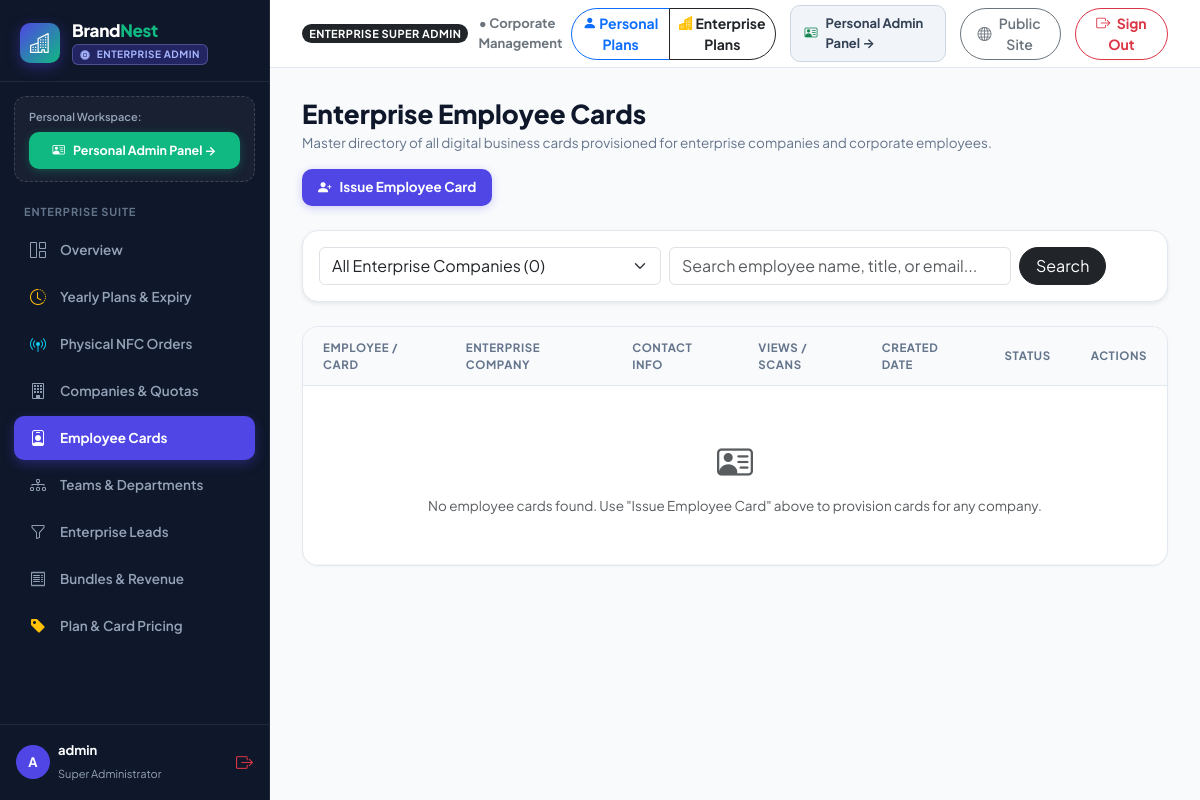
Page /enterprise-admin/cards/ (signed in) on the earlier database version.
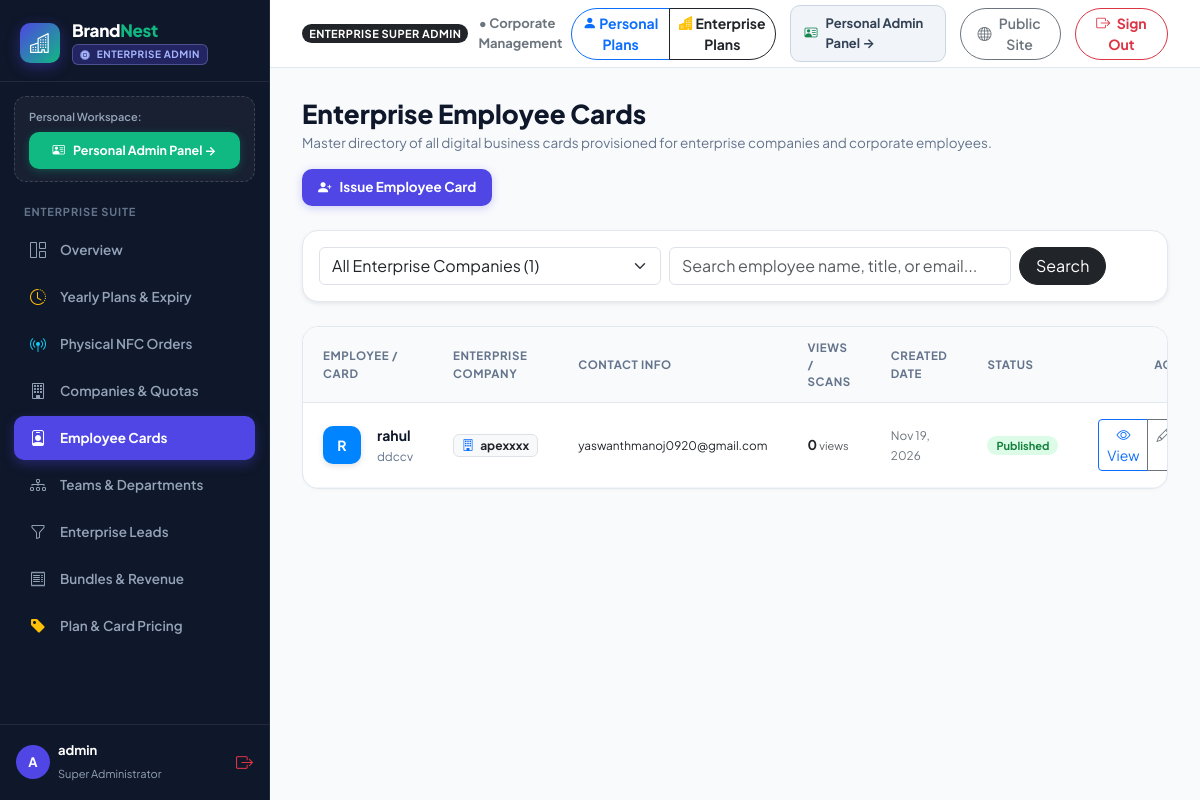
Same page on the later database version.
### apps/cards/models.py (models this page shows, shortened)
class BusinessCard(models.Model):
    card_id = models.CharField(max_length=64, unique=True, db_index=True, blank=True)
    slug = models.SlugField(max_length=120, unique=True, blank=True)
    user = models.ForeignKey(User, on_delete=models.SET_NULL, null=True, blank=True, related_name='cards')
    enterprise_company = models.ForeignKey(EnterpriseCompany, on_delete=models.SET_NULL, null=True, blank=True, related_name='cards')
    domain = models.ForeignKey(Domain, on_delete=models.SET_NULL, null=True, blank=True, related_name='cards')
    business_name = models.CharField(max_length=150)
    owner_name = models.CharField(max_length=150, blank=True)
    tagline = models.CharField(max_length=255, blank=True)
    description = models.TextField(blank=True)
    services = models.TextField(blank=True, help_text="Comma-separated or bullet points of services offered")
    logo = models.ImageField(upload_to='cards/logos/', null=True, blank=True)
    banner_image = models.ImageField(upload_to='cards/banners/', null=True, blank=True)
    profile_image = models.ImageField(upload_to='cards/profiles/', null=True, blank=True)
    theme_color = models.CharField(max_length=20, default='#2563EB')
    phone = models.CharField(max_length=30, blank=True)
    email = models.EmailField(blank=True)
    whatsapp = models.CharField(max_length=30, blank=True)
    address = models.CharField(max_length=255, blank=True)
    google_maps_url = models.URLField(max_length=500, blank=True)
    existing_website = models.URLField(blank=True)
    social_links = models.JSONField(default=dict, blank=True, help_text="Dict of platform: url (linkedin, instagram, etc.)")
    layout_config = models.JSONField(default=dict, blank=True, help_text="Custom section order, capabilities, brands, tabs and theme")
    is_published = models.BooleanField(default=False)
    views_count = models.PositiveIntegerField(default=0)
    created_at = models.DateTimeField(auto_now_add=True)
    updated_at = models.DateTimeField(auto_now=True)
    class Meta:
        ordering = ['-created_at']

### apps/frontend/views.py (the view)
# urls.py: path('enterprise-admin/cards/', views.enterprise_admin_cards, name='enterprise_admin_cards'),
@dashboard_auth_required
def enterprise_admin_cards(request):
    cards = get_enterprise_cards_queryset().order_by('-created_at')
    companies = EnterpriseCompany.objects.all().order_by('name')
    selected_company_id = request.GET.get('company', '').strip()
    search_query = request.GET.get('q', '').strip()
    if selected_company_id:
        cards = cards.filter(enterprise_company_id=selected_company_id)
    if search_query:
        cards = cards.filter(
            Q(owner_name__icontains=search_query) |
            Q(business_name__icontains=search_query) |
            Q(email__icontains=search_query)
        )
    return render(request, 'enterprise_admin/cards.html', {
        'active_ent_menu': 'cards',
        'cards': cards,
        'companies': companies,
        'selected_company_id': selected_company_id,
        'search_query': search_query,
        'total_count': cards.count(),
    })

### apps/frontend/views.py (called while the page is built, shortened)
def dashboard_auth_required(view_func):
    @wraps(view_func)
    def _wrapped_view(request, *args, **kwargs):
        return view_func(request, *args, **kwargs)
    return _wrapped_view

def get_enterprise_cards_queryset():
    enterprise_user_ids = list(UserPlan.objects.filter(
        Q(plan_type='enterprise') | Q(enterprise_parent__isnull=False)
    ).values_list('user_id', flat=True))
    ent_plan_card_ids = [
        c.id for c in BusinessCard.objects.only('id', 'layout_config')
        if 'enterprise' in (c.layout_config or {}).get('payment_receipt', {}).get('plan', '').lower()
    ]
    q_filter = Q(enterprise_company__isnull=False)
    if enterprise_user_ids:
        q_filter |= Q(user_id__in=enterprise_user_ids)
    if ent_plan_card_ids:
        q_filter |= Q(id__in=ent_plan_card_ids)
    return BusinessCard.objects.filter(q_filter).distinct()

### templates/enterprise_admin/cards.html (shortened to what the changed rows need)
{% extends "enterprise_admin/base_enterprise_admin.html" %}
{% block enterprise_content %}
<div class="d-flex align-items-center justify-content-between flex-wrap gap-3 mb-4">
  <div>
    <h1 style="font-size:26px;font-weight:800;color:#0F172A;margin:0 0 4px;">Enterprise Employee Cards</h1>
  </div>
</div>
<div class="card border-0 shadow-sm p-3 mb-4 rounded-4" style="background:#FFFFFF;border:1px solid #E2E8F0 !important;">
  <form method="get" class="row g-2 align-items-center">
    <div class="col-md-5">
      <select name="company" class="form-select" onchange="this.form.submit()">
        <option value="" {% if not selected_company_id %}selected{% endif %}>All Enterprise Companies ({{ total_count }})</option>
      </select>
    </div>
  </form>
</div>
<div class="ent-table-card">
  <div class="table-responsive">
    <table class="ent-table">
      <thead>
        <tr>
          <th>Employee / Card</th>
          <th>Enterprise Company</th>
          <th>Contact Info</th>
          <th>Views / Scans</th>
          <th>Created Date</th>
          <th>Status</th>
          <th class="text-end">Actions</th>
        </tr>
      </thead>
      <tbody>
        {% for card in cards %}
          <tr>
            <td>
              <div class="d-flex align-items-center gap-3">
                <div style="width:38px;height:38px;border-radius:10px;background:{{ card.theme_color|default:'#4F46E5' }};color:#FFFFFF;display:grid;place-items:center;font-weight:700;font-size:14px;box-shadow:0 2px 6px rgba(0,0,0,0.12);">
                  {% if card.logo %}
                    <img src="{{ card.logo.url }}" alt="Logo" style="width:100%;height:100%;object-fit:cover;border-radius:10px;">
                  {% else %}
                    {{ card.owner_name|default:card.business_name|slice:":1"|upper }}
                  {% endif %}
                </div>
                <div>
                  <strong style="color:#0F172A;font-size:14px;display:block;">{{ card.owner_name|default:card.business_name }}</strong>
                  <small style="color:#64748B;">{{ card.layout_config.role_title|default:card.tagline|default:"Team Member" }}</small>
                </div>
              </div>
            </td>
            <td>
              <span class="badge bg-light text-dark border px-2 py-1 fw-bold" style="font-size:12px;">
                <i class="bi bi-building me-1 text-primary"></i> {{ card.enterprise_company.name|default:card.business_name }}
              </span>
            </td>
            <td>
              <small class="d-block text-dark">{{ card.email|default:"-" }}</small>
            </td>
            <td>
              <span class="fw-bold text-dark">{{ card.views_count }}</span>
              <small class="text-muted" style="font-size:11px;">views</small>
            </td>
            <td>
              <small class="text-secondary">{{ card.created_at|date:"M d, Y" }}</small>
            </td>
            <td>
              {% if card.is_published %}
                <span class="badge-ent-active">Published</span>
              {% else %}
                <span class="badge bg-secondary-subtle text-secondary px-2 py-1 rounded-pill" style="font-size:11px;">Draft</span>
              {% endif %}
            </td>
            <td class="text-end">
              <div class="btn-group btn-group-sm">
                <a href="{% url 'card_standalone' slug=card.slug %}" target="_blank" class="btn btn-outline-primary" title="Live Preview">
                  <i class="bi bi-eye"></i> View
                </a>
                <a href="{% url 'card_edit' card_id=card.card_id %}" class="btn btn-outline-secondary" title="Edit in Builder">
                  <i class="bi bi-pencil"></i>
                </a>
              </div>
            </td>
          </tr>
        {% empty %}
          <tr>
            <td colspan="7" class="text-center py-5 text-muted">
              <i class="bi bi-person-vcard" style="font-size:36px;display:block;margin-bottom:8px;"></i>
              No employee cards found. Use "Issue Employee Card" above to provision cards for any company.
            </td>
          </tr>
        {% endfor %}
      </tbody>
    </table>
  </div>
</div>
{% endblock %}

Differences in the rows shown:
added BusinessCard: owner_name "R", owner_name "rahul", layout_config.role_title "ddccv", enterprise_company.name "apexxxx", email "yaswanthmanoj0920@gmail.com", views_count "0", created_at "Nov 19, 2026", is_published "Published"
Other differences:
form field company: "All Enterprise Companies (0)" → "All Enterprise Companies (1)"
text no longer shown: "No employee cards found. Use \"Issue Employee Card\" above to provision cards for any company."
